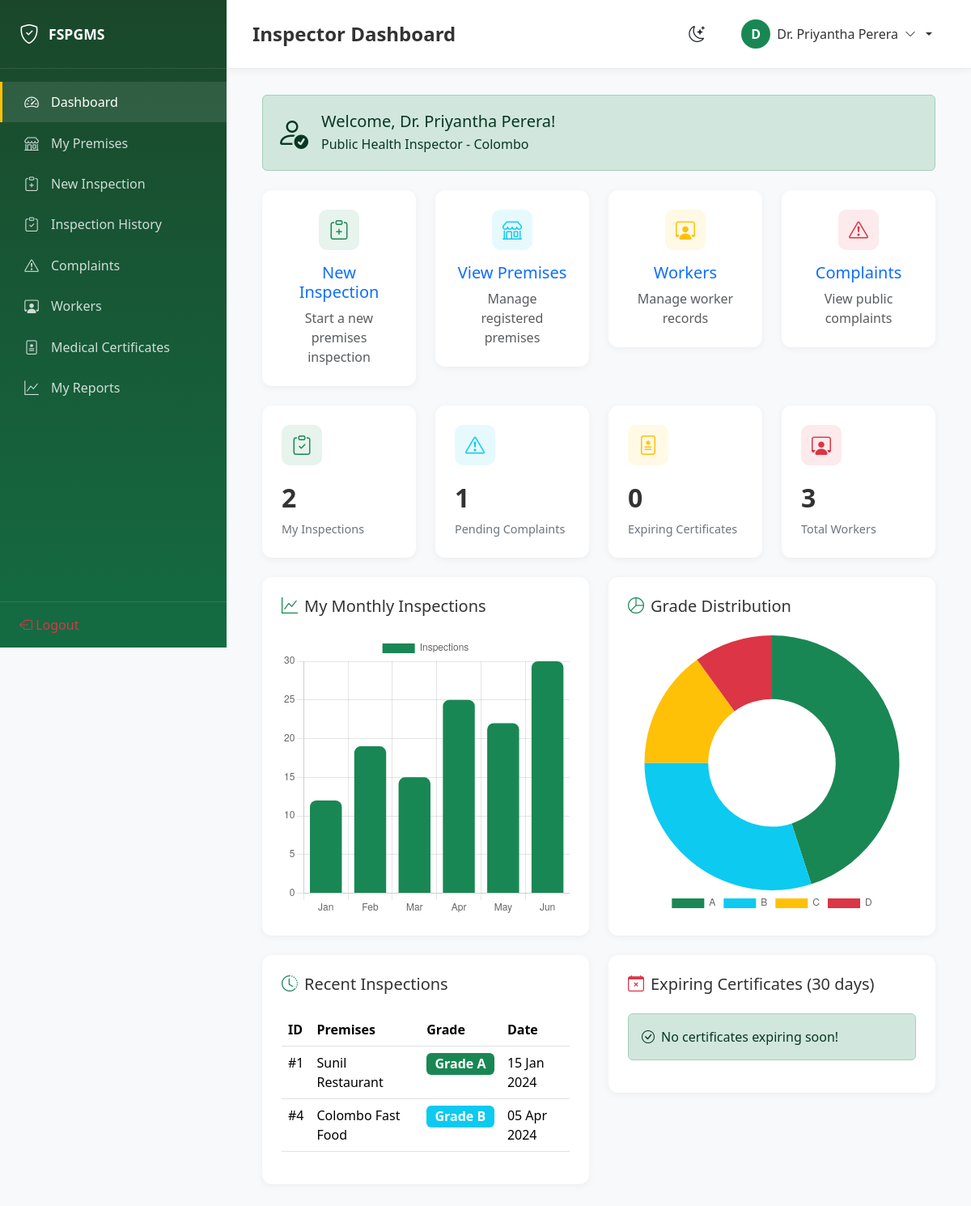
Screenshot of /views/inspector/dashboard.php (signed in) with the database file from the repository.
### tables this page shows
CREATE TABLE inspections (
    id INT AUTO_INCREMENT PRIMARY KEY,
    premises_id INT NOT NULL,
    inspector_id INT NOT NULL,
    inspection_date DATE NOT NULL,
    cleanliness TINYINT NOT NULL CHECK (cleanliness BETWEEN 1 AND 5),
    food_storage TINYINT NOT NULL CHECK (food_storage BETWEEN 1 AND 5),
    employee_hygiene TINYINT NOT NULL CHECK (employee_hygiene BETWEEN 1 AND 5),
    waste_management TINYINT NOT NULL CHECK (waste_management BETWEEN 1 AND 5),
    pest_control TINYINT NOT NULL CHECK (pest_control BETWEEN 1 AND 5),
    water_supply TINYINT NOT NULL CHECK (water_supply BETWEEN 1 AND 5),
    food_handling TINYINT NOT NULL CHECK (food_handling BETWEEN 1 AND 5),
    kitchen_condition TINYINT NOT NULL CHECK (kitchen_condition BETWEEN 1 AND 5),
    temperature_control TINYINT NOT NULL CHECK (temperature_control BETWEEN 1 AND 5),
    total_score DECIMAL(5, 2),
    grade ENUM('A', 'B', 'C', 'D') NOT NULL,
    notes TEXT,
    photos JSON,
    created_at DATETIME DEFAULT CURRENT_TIMESTAMP,
    FOREIGN KEY (premises_id) REFERENCES premises(id) ON DELETE CASCADE,
    FOREIGN KEY (inspector_id) REFERENCES users(id) ON DELETE CASCADE,
    INDEX idx_premises (premises_id),
    INDEX idx_inspector (inspector_id),
    INDEX idx_inspection_date (inspection_date),
    INDEX idx_grade (grade)
);

CREATE TABLE premises (
    id INT AUTO_INCREMENT PRIMARY KEY,
    shop_name VARCHAR(255) NOT NULL,
    owner_name VARCHAR(255) NOT NULL,
    owner_id INT,
    address TEXT NOT NULL,
    gps_lat DECIMAL(10, 8),
    gps_lng DECIMAL(11, 8),
    contact_number VARCHAR(20) NOT NULL,
    business_type VARCHAR(100) NOT NULL,
    license_number VARCHAR(100) NOT NULL,
    inspection_date DATE,
    expiry_date DATE,
    grade ENUM('A', 'B', 'C', 'D') DEFAULT 'D',
    status ENUM('active', 'inactive', 'suspended') DEFAULT 'active',
    district VARCHAR(50),
    photos JSON,
    qr_code VARCHAR(255),
    created_by INT NOT NULL,
    created_at DATETIME DEFAULT CURRENT_TIMESTAMP,
    updated_at DATETIME DEFAULT CURRENT_TIMESTAMP ON UPDATE CURRENT_TIMESTAMP,
    FOREIGN KEY (owner_id) REFERENCES users(id) ON DELETE SET NULL,
    FOREIGN KEY (created_by) REFERENCES users(id) ON DELETE CASCADE,
    INDEX idx_grade (grade),
    INDEX idx_district (district),
    INDEX idx_status (status),
    INDEX idx_business_type (business_type),
    INDEX idx_license (license_number)
);

### views/inspector/dashboard.php (the view, shortened to what the rows shown need)
<?php
require_once __DIR__ . '/../../controllers/InspectionController.php';
$inspectionController = new InspectionController();
$inspectorId = getCurrentUserId();
$inspections = $inspectionController->getList($inspectorId, 1, 5);
$inspectionCount = $inspectionController->getList($inspectorId)['pagination']['total'] ?? 0;
?>
<!DOCTYPE html>
<html lang="en">
<head>
    <link href="https://cdn.jsdelivr.net/npm/bootstrap@5.3.2/dist/css/bootstrap.min.css" rel="stylesheet">
    <link href="https://cdn.jsdelivr.net/npm/bootstrap-icons@1.11.1/font/bootstrap-icons.css" rel="stylesheet">
    <link href="<?php echo BASE_URL; ?>assets/css/style.css" rel="stylesheet">
</head>
<body>
    <div class="dashboard-wrapper">
        <main class="main-content">
            <?php include __DIR__ . '/../partials/header.php'; ?>
            <div class="container-fluid">
                <div class="row g-4">
                    <div class="col-lg-6">
                        <div class="chart-container">
                            <div class="table-responsive">
                                <table class="table table-hover">
                                    <thead>
                                        <tr>
                                            <th>ID</th>
                                            <th>Premises</th>
                                            <th>Grade</th>
                                            <th>Date</th>
                                        </tr>
                                    </thead>
                                    <tbody>
                                        <?php foreach ($inspections['data'] ?? [] as $inspection): ?>
                                            <tr>
                                                <td>#<?php echo $inspection['id']; ?></td>
                                                <td><?php echo $inspection['shop_name']; ?></td>
                                                <td><?php echo getGradeBadge($inspection['grade']); ?></td>
                                                <td><?php echo formatDate($inspection['inspection_date']); ?></td>
                                            </tr>
                                        <?php endforeach; ?>
                                    </tbody>
                                </table>
                            </div>
                        </div>
                    </div>
                </div>
            </div>
        </main>
    </div>
    <script>
        // Inspector Monthly Chart
        const monthlyCtx = document.getElementById('inspectorMonthlyChart').getContext('2d');
        new Chart(monthlyCtx, {
            type: 'bar',
            data: {
                labels: ['Jan', 'Feb', 'Mar', 'Apr', 'May', 'Jun'],
                datasets: [{
                    label: 'Inspections',
                    data: [12, 19, 15, 25, 22, 30],
                    backgroundColor: '#198754',
                    borderRadius: 8
                }]
            },
            options: {
                responsive: true,
                maintainAspectRatio: false,
                scales: { y: { beginAtZero: true } }
            }
        });
        // Inspector Grade Chart
        const gradeCtx = document.getElementById('inspectorGradeChart').getContext('2d');
        new Chart(gradeCtx, {
            type: 'doughnut',
            data: {
                labels: ['A', 'B', 'C', 'D'],
                datasets: [{
                    data: [45, 30, 15, 10],
                    backgroundColor: ['#198754', '#0dcaf0', '#ffc107', '#dc3545'],
                    borderWidth: 0
                }]
            },
            options: {
                responsive: true,
                maintainAspectRatio: false,
                plugins: { legend: { position: 'bottom' } }
            }
        });
        function toggleSidebar() {
            document.getElementById('sidebar').classList.toggle('show');
        }
        function toggleDarkMode() {
            document.body.classList.toggle('dark-mode');
            localStorage.setItem('darkMode', document.body.classList.contains('dark-mode'));
        }
        if (localStorage.getItem('darkMode') === 'true') {
            document.body.classList.add('dark-mode');
        }
    </script>
</body>
</html>

### helpers/functions.php (shortened to what the rows shown need)
<?php
function formatDate($date, $format = 'd M Y') {
    return date($format, strtotime($date));
}
function getGradeColor($grade) {
    $colors = [
        'A' => 'success',
        'B' => 'info',
        'C' => 'warning',
        'D' => 'danger'
    ];
    return $colors[$grade] ?? 'secondary';
}
function getGradeBadge($grade) {
    $color = getGradeColor($grade);
    return "<span class='badge bg-{$color} fs-6'>Grade {$grade}</span>";
}

### rows the page displays
inspections: id "1", premises.shop_name "Sunil Restaurant", grade "A", inspection_date "15 Jan 2024"
inspections: id "4", premises.shop_name "Colombo Fast Food", grade "B", inspection_date "05 Apr 2024"

### other values shown
SITE_SHORT "FSPGMS"
$item[2] "Dashboard"
$item[2] "My Premises"
$item[2] "New Inspection"
$item[2] "Inspection History"
$item[2] "Complaints"
$item[2] "Workers"
$item[2] "Medical Certificates"
$item[2] "My Reports"
$pageTitle "Inspector Dashboard"
substr($_SESSION['user_name'] ?? 'U', 0, 1) "D"
$_SESSION['user_name'] "Dr. Priyantha Perera"
$_SESSION['user_district'] "Colombo"
$inspectionCount "2"
$complaintStats['pending'] "1"
